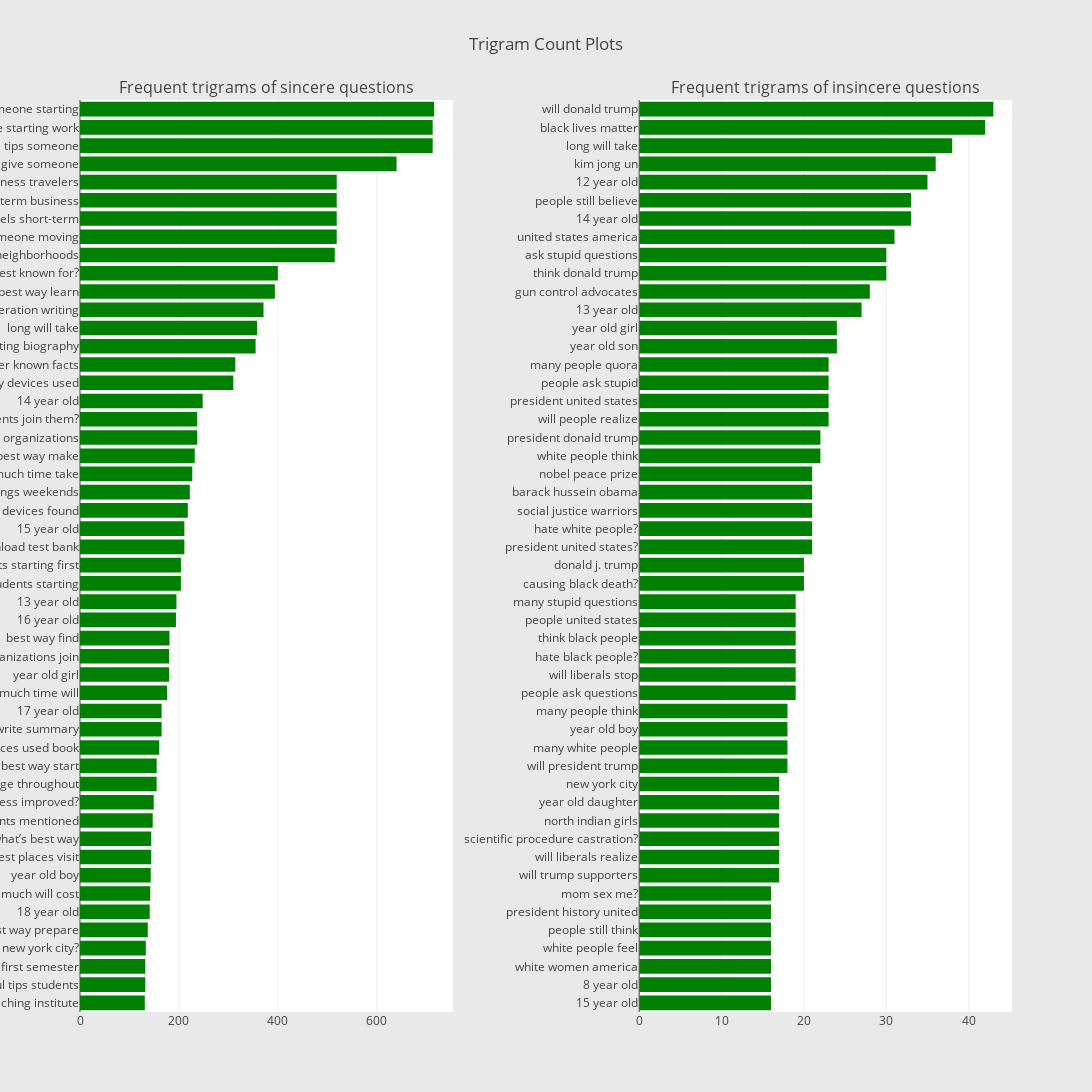

The notebook cell saved with this chart:
### Markdown cell above
**Observations:**
* The plot says it all. Please look at the plots and do the inference by yourselves ;)

Now let usl look at the trigram plots as well.

### Code cell
freq_dict = defaultdict(int)
for sent in train0_df["question_text"]:
    for word in generate_ngrams(sent,3):
        freq_dict[word] += 1
fd_sorted = pd.DataFrame(sorted(freq_dict.items(), key=lambda x: x[1])[::-1])
fd_sorted.columns = ["word", "wordcount"]
trace0 = horizontal_bar_chart(fd_sorted.head(50), 'green')


freq_dict = defaultdict(int)
for sent in train1_df["question_text"]:
    for word in generate_ngrams(sent,3):
        freq_dict[word] += 1
fd_sorted = pd.DataFrame(sorted(freq_dict.items(), key=lambda x: x[1])[::-1])
fd_sorted.columns = ["word", "wordcount"]
trace1 = horizontal_bar_chart(fd_sorted.head(50), 'green')

# Creating two subplots
fig = tools.make_subplots(rows=1, cols=2, vertical_spacing=0.04, horizontal_spacing=0.2,
                          subplot_titles=["Frequent trigrams of sincere questions", 
                                          "Frequent trigrams of insincere questions"])
fig.append_trace(trace0, 1, 1)
fig.append_trace(trace1, 1, 2)
fig['layout'].update(height=1200, width=1200, paper_bgcolor='rgb(233,233,233)', title="Trigram Count Plots")
py.iplot(fig, filename='word-plots')

### Figure 1 — Plotly figure (JSON) as saved in the notebook; plotly's stock layout.template omitted (floating-point values rounded to 4 significant figures)
{"data": [{"marker": {"color": "green"}, "orientation": "h", "showlegend": false, "type": "bar", "uid": "1baafcf1-8a71-4cb1-9b06-c31193e7d5e8", "x": [131, 132, 132, 133, 137, 141, 142, 143, 144, 144, 147, 149, 155, 155, 160, 165, 165, 176, 180, 180, 181, 194, 195, 204, 204, 211, 211, 218, 222, 227, 232, 237, 237, 248, 310, 314, 355, 358, 371, 394, 400, 515, 519, 519, 519, 519, 640, 713, 713, 716], "xaxis": "x", "y": ["best coaching institute", "useful tips students", "starting first semester", "new york city?", "best way prepare", "18 year old", "much will cost", "year old boy", "best places visit", "what’s best way", "controversial events mentioned", "manufacturing process improved?", "characters change throughout", "best way start", "devices used book", "tips write summary", "17 year old", "much time will", "year old girl", "student organizations join", "best way find", "16 year old", "13 year old", "tips students starting", "students starting first", "download test bank", "15 year old", "literary devices found", "best things weekends", "much time take", "best way make", "best student organizations", "students join them?", "14 year old", "literary devices used", "lesser known facts", "consideration writing biography", "long will take", "take consideration writing", "best way learn", "best known for?", "good bad neighborhoods", "give someone moving", "good hotels short-term", "hotels short-term business", "short-term business travelers", "advice give someone", "useful tips someone", "someone starting work", "tips someone starting"], "yaxis": "y"}, {"marker": {"color": "green"}, "orientation": "h", "showlegend": false, "type": "bar", "uid": "6fc068a1-e282-45d6-9a74-be9e167afa65", "x": [16, 16, 16, 16, 16, 16, 16, 17, 17, 17, 17, 17, 17, 18, 18, 18, 18, 19, 19, 19, 19, 19, 19, 20, 20, 21, 21, 21, 21, 21, 22, 22, 23, 23, 23, 23, 24, 24, 27, 28, 30, 30, 31, 33, 33, 35, 36, 38, 42, 43], "xaxis": "x2", "y": ["15 year old", "8 year old", "white women america", "white people feel", "people still think", "president history united", "mom sex me?", "will trump supporters", "will liberals realize", "scientific procedure castration?", "north indian girls", "year old daughter", "new york city", "will president trump", "many white people", "year old boy", "many people think", "people ask questions", "will liberals stop", "hate black people?", "think black people", "people united states", "many stupid questions", "causing black death?", "donald j. trump", "president united states?", "hate white people?", "social justice warriors", "barack hussein obama", "nobel peace prize", "white people think", "president donald trump", "will people realize", "president united states", "people ask stupid", "many people quora", "year old son", "year old girl", "13 year old", "gun control advocates", "think donald trump", "ask stupid questions", "united states america", "14 year old", "people still believe", "12 year old", "kim jong un", "long will take", "black lives matter", "will donald trump"], "yaxis": "y2"}], "layout": {"annotations": [{"font": {"size": 16}, "showarrow": false, "text": "Frequent trigrams of sincere questions", "x": 0.2, "xanchor": "center", "xref": "paper", "y": 1, "yanchor": "bottom", "yref": "paper"}, {"font": {"size": 16}, "showarrow": false, "text": "Frequent trigrams of insincere questions", "x": 0.8, "xanchor": "center", "xref": "paper", "y": 1, "yanchor": "bottom", "yref": "paper"}], "height": 1200, "paper_bgcolor": "rgb(233,233,233)", "title": "Trigram Count Plots", "width": 1200, "xaxis": {"anchor": "y", "domain": [0, 0.4]}, "xaxis2": {"anchor": "y2", "domain": [0.6, 1]}, "yaxis": {"anchor": "x", "domain": [0, 1]}, "yaxis2": {"anchor": "x2", "domain": [0, 1]}}}
